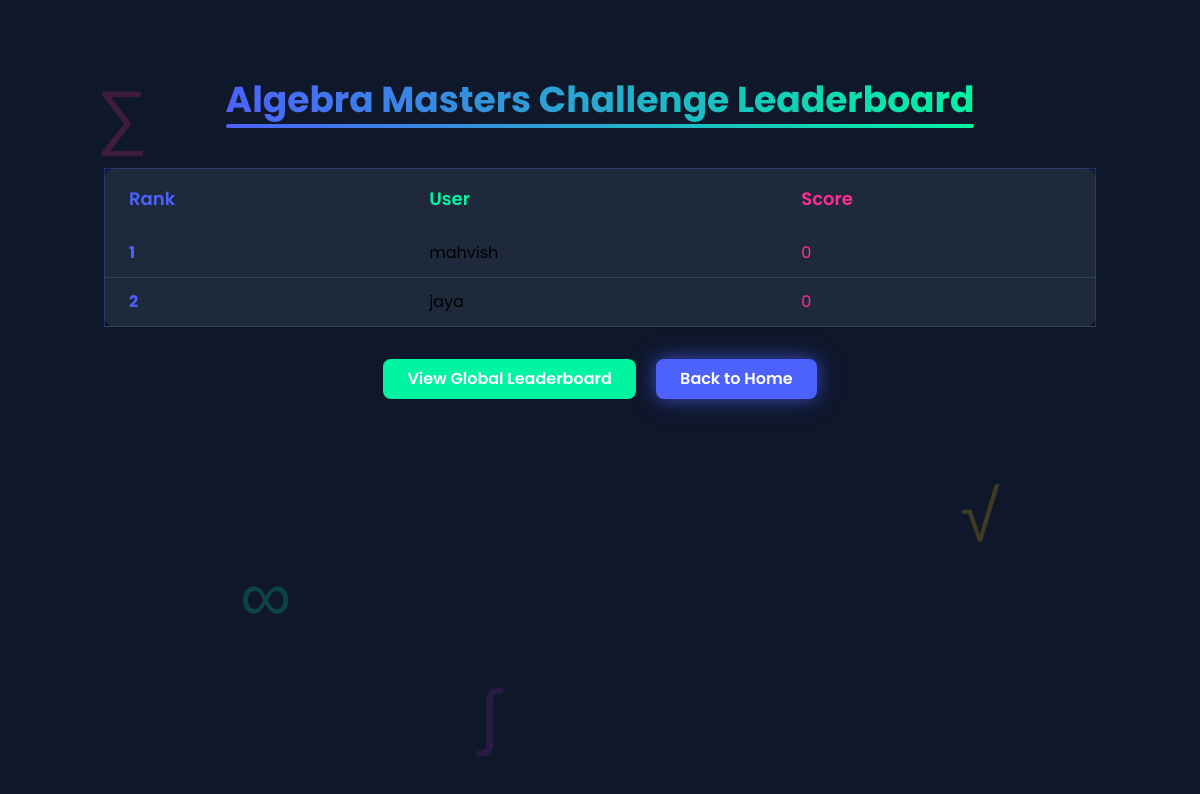
The app's page /contest/1/leaderboard/ (signed in), older data.
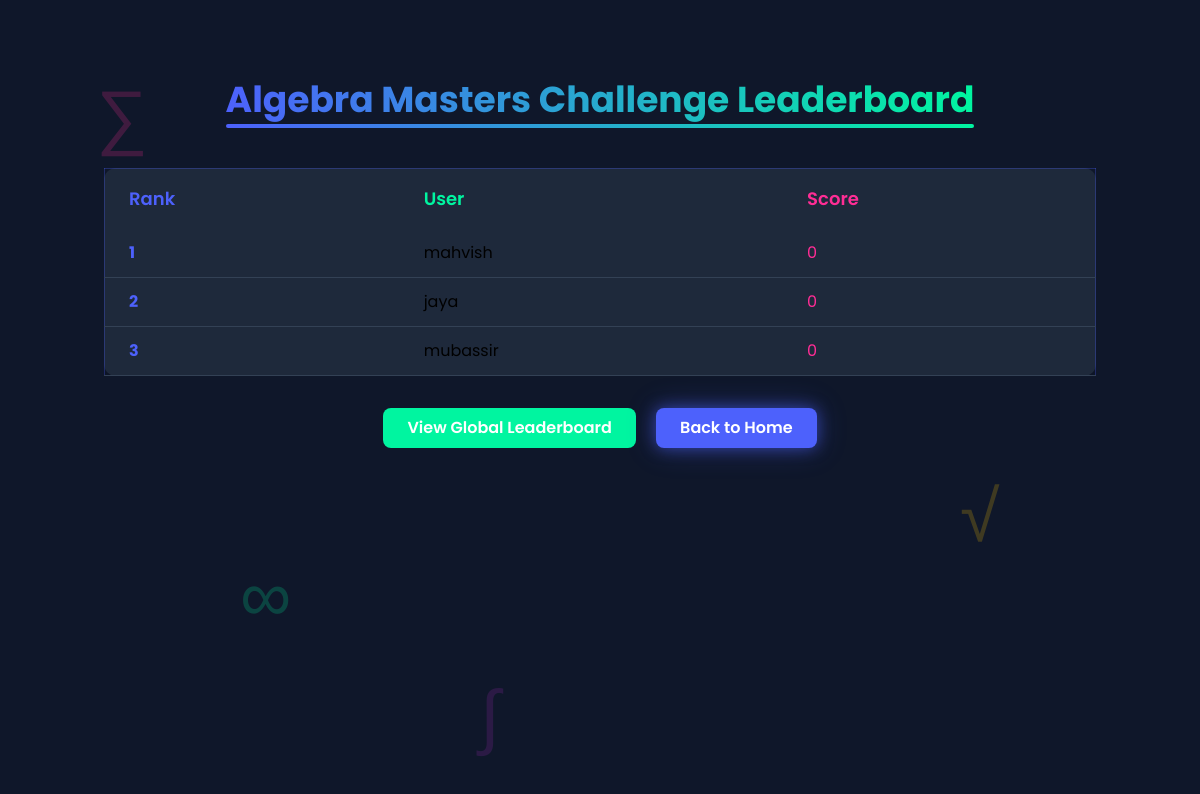
The same page, newer data.
### quiz/models.py (models this page shows, shortened)
class Registration(models.Model):
    user = models.ForeignKey(User, on_delete=models.CASCADE)
    contest = models.ForeignKey('Contest', on_delete=models.CASCADE, related_name='registrations')
    registered_at = models.DateTimeField(auto_now_add=True)
    score = models.PositiveIntegerField(default=0)  # Add this field

### quiz/views.py (the view)
# urls.py: path('contest/<int:contest_id>/leaderboard/', views.contest_leaderboard, name='contest_leaderboard'),
@login_required
def contest_leaderboard(request, contest_id):
    leaderboard = (
        Registration.objects.filter(contest_id=contest_id)
        .select_related('user')
        .order_by('-score')
    )
    contest = get_object_or_404(Contest, id=contest_id)
    return render(request, "contest_leaderboard.html", {
        "leaderboard": leaderboard,
        "contest": contest,
    })

### templates/contest_leaderboard.html (shortened to what this page needs)
{% extends 'layout.html' %}
{% block content %}
<section class="relative py-20 overflow-hidden min-h-screen bg-dark-900">
    <div class="absolute inset-0 z-0 opacity-20 pointer-events-none">
        <div class="absolute text-7xl text-neon-pink animate-float-slow" style="top: 10%; left: 8%;">∑</div>
        <div class="absolute text-7xl text-neon-blue animate-float" style="top: 25%; left: 85%;">π</div>
        <div class="absolute text-7xl text-neon-green animate-float-fast" style="top: 70%; left: 20%;">∞</div>
        <div class="absolute text-7xl text-neon-yellow animate-float-slow" style="top: 60%; left: 80%;">√</div>
        <div class="absolute text-7xl text-neon-purple animate-float" style="top: 85%; left: 40%;">∫</div>
    </div>
    <div class="container mx-auto px-4 relative z-10">
        <h1 class="text-4xl font-bold mb-12 text-center">
            <span class="relative inline-block">
                <span class="text-gradient bg-gradient-to-r from-neon-blue to-neon-green">{{ contest.name }} Leaderboard</span>
                <span class="absolute -bottom-2 left-0 w-full h-1 bg-gradient-to-r from-neon-blue to-neon-green rounded-full"></span>
            </span>
        </h1>
        <div class="overflow-x-auto">
            <table class="min-w-full bg-dark-800 rounded-xl shadow-lg border border-neon-blue/30">
                <thead>
                    <tr>
                        <th class="py-4 px-6 text-left text-neon-blue text-lg font-semibold">Rank</th>
                        <th class="py-4 px-6 text-left text-neon-green text-lg font-semibold">User</th>
                        <th class="py-4 px-6 text-left text-neon-pink text-lg font-semibold">Score</th>
                    </tr>
                </thead>
                <tbody>
                    {% for entry in leaderboard %}
                    <tr class="border-b border-dark-700 hover:bg-dark-700 transition-all duration-200">
                        <td class="py-3 px-6 font-bold text-neon-blue">{{ forloop.counter }}</td>
                        <td class="py-3 px-6">{{ entry.user.username }}</td>
                        <td class="py-3 px-6 text-neon-pink">{{ entry.score }}</td>
                    </tr>
                    {% empty %}
                    <tr>
                        <td colspan="3" class="py-6 text-center text-gray-400">No scores yet.</td>
                    </tr>
                    {% endfor %}
                </tbody>
            </table>
        </div>
        <div class="text-center mt-8">
            <a href="{% url 'global_leaderboard' %}" class="inline-block px-6 py-2 bg-neon-green text-white font-semibold rounded-lg glow-green hover:bg-white hover:text-neon-green transition-all duration-300">
                View Global Leaderboard
            </a>
            <a href="{% url 'home' %}" class="inline-block px-6 py-2 bg-neon-blue text-white font-semibold rounded-lg glow-blue hover:bg-white hover:text-neon-blue transition-all duration-300 ml-4">
                Back to Home
            </a>
        </div>
    </div>
</section>
{% endblock content %}

Row changes from the older to the newer data that the page shows:
added Registration: user.username "mubassir", score "0"
